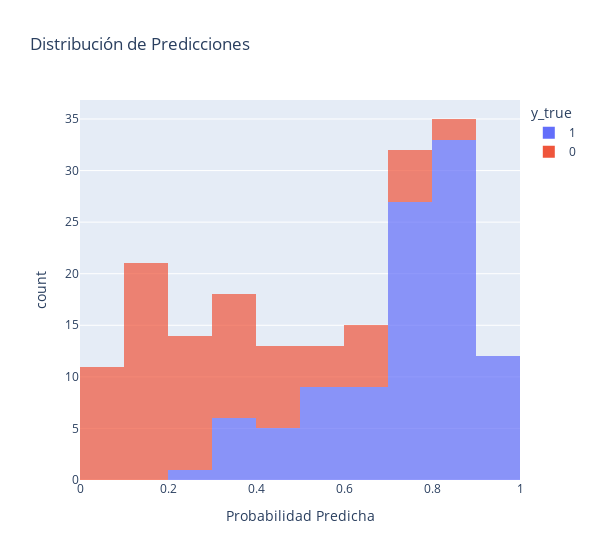

Source (notebook cell):
### Code cell
fig = px.histogram(test_results, x='y_pred_prob', color='y_true', nbins=10, 
                   title='Distribución de Predicciones', 
                   labels={'y_pred_prob': 'Probabilidad Predicha'},
                   barmode='relative', opacity=0.7, width=600)

fig.show()

### Figure 1 — Plotly figure (JSON) as saved in the notebook; plotly's stock layout.template omitted (floating-point values rounded to 4 significant figures)
{"data": [{"bingroup": "x", "hovertemplate": "y_true=1<br>Probabilidad Predicha=%{x}<br>count=%{y}<extra></extra>", "legendgroup": "1", "marker": {"color": "#636efa", "opacity": 0.7, "pattern": {"shape": ""}}, "name": "1", "nbinsx": 10, "orientation": "v", "showlegend": true, "type": "histogram", "x": [0.2967, 0.8783, 0.5967, 0.8784, 0.8996, 0.5779, 0.3359, 0.855, 0.8602, 0.679, 0.8048, 0.891, 0.8885, 0.8285, 0.366, 0.3137, 0.7743, 0.4884, 0.8385, 0.7696, 0.3156, 0.8546, 0.8393, 0.9292, 0.8301, 0.9466, 0.769, 0.7527, 0.764, 0.9024, 0.712, 0.5858, 0.5284, 0.4655, 0.7864, 0.6772, 0.7754, 0.8618, 0.7422, 0.6359, 0.7775, 0.624, 0.6802, 0.7988, 0.6152, 0.9347, 0.7849, 0.8798, 0.8379, 0.875, 0.7138, 0.8666, 0.7775, 0.875, 0.4438, 0.8173, 0.5312, 0.9291, 0.7039, 0.7717, 0.539, 0.5873, 0.6581, 0.8779, 0.8502, 0.7301, 0.8995, 0.8968, 0.9133, 0.5198, 0.9435, 0.7795, 0.7426, 0.7215, 0.3337, 0.4052, 0.8401, 0.8505, 0.9243, 0.7488, 0.397, 0.7874, 0.725, 0.7276, 0.78, 0.8786, 0.6915, 0.6736, 0.9027, 0.5325, 0.9126, 0.8853, 0.761, 0.8107, 0.9314, 0.8568, 0.4936, 0.9401, 0.8807, 0.8261, 0.7288, 0.8442], "xaxis": "x", "yaxis": "y"}, {"bingroup": "x", "hovertemplate": "y_true=0<br>Probabilidad Predicha=%{x}<br>count=%{y}<extra></extra>", "legendgroup": "0", "marker": {"color": "#EF553B", "opacity": 0.7, "pattern": {"shape": ""}}, "name": "0", "nbinsx": 10, "orientation": "v", "showlegend": true, "type": "histogram", "x": [0.7186, 0.7493, 0.5178, 0.1346, 0.0927, 0.04084, 0.1162, 0.858, 0.2246, 0.4624, 0.857, 0.1431, 0.3123, 0.3032, 0.08605, 0.3379, 0.3984, 0.5642, 0.0914, 0.3663, 0.7242, 0.6429, 0.3147, 0.302, 0.1601, 0.1027, 0.1407, 0.2335, 0.4875, 0.09297, 0.2972, 0.2834, 0.1522, 0.09648, 0.1959, 0.4763, 0.3838, 0.1466, 0.1871, 0.2723, 0.1572, 0.1701, 0.1883, 0.3349, 0.2494, 0.61, 0.1472, 0.1274, 0.567, 0.1868, 0.1585, 0.04786, 0.1976, 0.2411, 0.736, 0.413, 0.2476, 0.23, 0.07915, 0.5434, 0.333, 0.156, 0.1658, 0.4459, 0.426, 0.1048, 0.6815, 0.4806, 0.2962, 0.752, 0.3025, 0.4729, 0.362, 0.6904, 0.07107, 0.6897, 0.06045, 0.2938, 0.2774, 0.09227, 0.201, 0.655], "xaxis": "x", "yaxis": "y"}], "layout": {"barmode": "relative", "legend": {"title": {"text": "y_true"}, "tracegroupgap": 0}, "title": {"text": "Distribución de Predicciones"}, "width": 600, "xaxis": {"anchor": "y", "domain": [0, 1], "title": {"text": "Probabilidad Predicha"}}, "yaxis": {"anchor": "x", "domain": [0, 1], "title": {"text": "count"}}}}
